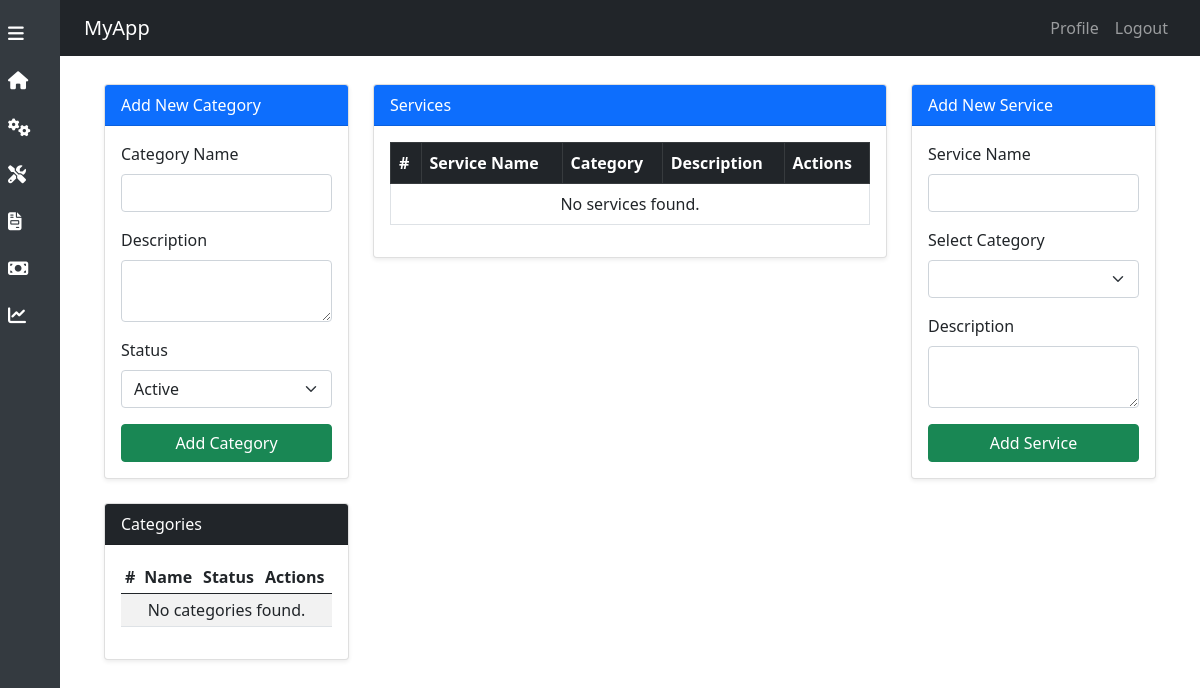
The app's page /service/service/, older data.
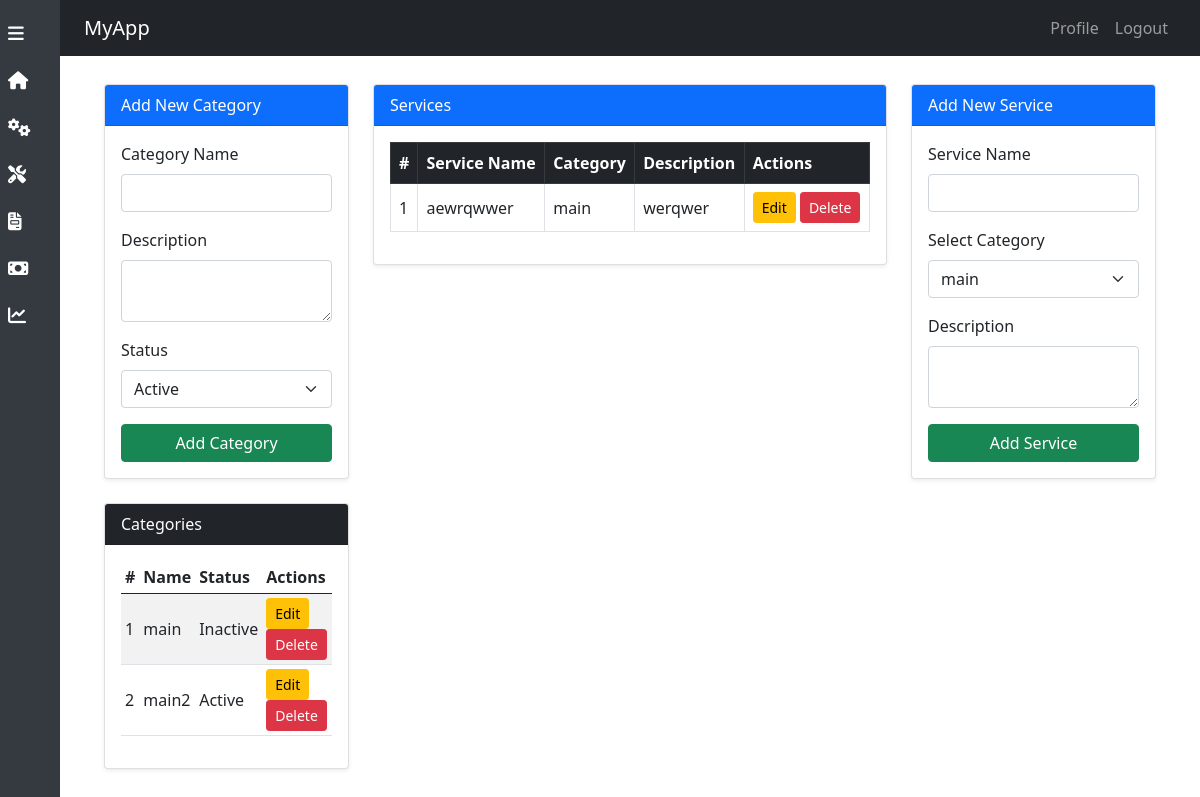
The same page, newer data.
### service/models.py (models this page shows, shortened)
class Category(models.Model):
    STATUS_CHOICES = [
        ('Active', 'Active'),
        ('Inactive', 'Inactive'),
    ]
    name = models.CharField(max_length=255, unique=True)
    description = models.TextField(blank=True, null=True)
    status = models.CharField(max_length=10, choices=STATUS_CHOICES, default='Active')

class Service(models.Model):
    name = models.CharField(max_length=255, unique=True)
    category = models.ForeignKey(Category, on_delete=models.CASCADE, related_name="services")
    description = models.TextField(blank=True, null=True)

### service/views.py (the view)
# urls.py: path('', include('dashboard.urls')),
def dashboard(request):
    categories = Category.objects.all()
    services = Service.objects.all()
    return render(request, 'service.html', {'categories': categories, 'services': services})

### service/templates/service.html (shortened to what this page needs)
{% extends 'base.html' %}
{% load static %}
{% block content %}
<div class="container-fluid mt-4">
  <div class="row">
    <div class="col-md-3">
      <div class="card shadow-sm mb-4">
        <div class="card-header bg-primary text-white">Add New Category</div>
        <div class="card-body">
          <form method="POST" action="{% url 'add_category' %}">
            <div class="mb-3">
              <label class="form-label">Category Name</label>
              <input type="text" name="category_name" class="form-control" required>
            </div>
            <div class="mb-3">
              <label class="form-label">Description</label>
              <textarea name="description" class="form-control" rows="2"></textarea>
            </div>
            <div class="mb-3">
              <label class="form-label">Status</label>
              <select name="status" class="form-select">
                <option value="Active">Active</option>
              </select>
            </div>
            <button type="submit" class="btn btn-success w-100">Add Category</button>
          </form>
        </div>
      </div>
      <div class="card shadow-sm">
        <div class="card-header bg-dark text-white">Categories</div>
        <div class="card-body table-responsive">
          <table class="table table-sm table-striped align-middle">
            <thead>
              <tr>
                <th>#</th>
                <th>Name</th>
                <th>Status</th>
                <th>Actions</th>
              </tr>
            </thead>
            <tbody>
              {% for category in categories %}
              <tr>
                <td>{{ forloop.counter }}</td>
                <td>{{ category.name }}</td>
                <td>{{ category.status }}</td>
                <td>
                  <button class="btn btn-warning btn-sm" data-bs-toggle="modal" data-bs-target="#editCategoryModal{{ category.id }}">
                    Edit
                  </button>
                  <a href="{% url 'delete_category' category.id %}" class="btn btn-danger btn-sm" onclick="return confirmDelete();">
                    Delete
                  </a>
                </td>
              </tr>
              {% empty %}
              <tr><td colspan="4" class="text-center">No categories found.</td></tr>
              {% endfor %}
            </tbody>
          </table>
        </div>
      </div>
    </div>
    <div class="col-md-6">
      <div class="card shadow-sm">
        <div class="card-header bg-primary text-white">Services</div>
        <div class="card-body table-responsive">
          <table class="table table-bordered align-middle">
            <thead class="table-dark">
              <tr>
                <th>#</th>
                <th>Service Name</th>
                <th>Category</th>
                <th>Description</th>
                <th>Actions</th>
              </tr>
            </thead>
            <tbody>
              {% for service in services %}
              <tr>
                <td>{{ forloop.counter }}</td>
                <td>{{ service.name }}</td>
                <td>{{ service.category.name }}</td>
                <td>{{ service.description }}</td>
                <td>
                  <button class="btn btn-warning btn-sm" data-bs-toggle="modal" data-bs-target="#editServiceModal{{ service.id }}">
                    Edit
                  </button>
                  <a href="{% url 'delete_service' service.id %}" class="btn btn-danger btn-sm" onclick="return confirmDelete();">
                    Delete
                  </a>
                </td>
              </tr>
              {% empty %}
              <tr><td colspan="5" class="text-center">No services found.</td></tr>
              {% endfor %}
            </tbody>
          </table>
        </div>
      </div>
    </div>
    <div class="col-md-3">
      <div class="card shadow-sm">
        <div class="card-header bg-primary text-white">Add New Service</div>
        <div class="card-body">
          <form method="POST" action="{% url 'add_service' %}">
            <div class="mb-3">
              <label class="form-label">Service Name</label>
              <input type="text" name="service_name" class="form-control" required>
            </div>
            <div class="mb-3">
              <label class="form-label">Select Category</label>
              <select name="category" class="form-select" required>
                {% for category in categories %}
                <option value="{{ category.id }}">{{ category.name }}</option>
                {% endfor %}
              </select>
            </div>
            <div class="mb-3">
              <label class="form-label">Description</label>
              <textarea name="description" class="form-control" rows="2"></textarea>
            </div>
            <button type="submit" class="btn btn-success w-100">Add Service</button>
          </form>
        </div>
      </div>
    </div>
  </div>
</div>
{% endblock %}

### templates/base.html (shortened to what this page needs)
{% load static %}
<!DOCTYPE html>
<html lang="en">
<head>
  <link rel="stylesheet" href="{% static 'css/style.css' %}?v={{ timestamp }}">
<link rel="stylesheet" href="https://cdnjs.cloudflare.com/ajax/libs/font-awesome/6.5.1/css/all.min.css">
<link rel="stylesheet" href="https://cdn.jsdelivr.net/npm/bootstrap@5.3.0/dist/css/bootstrap.min.css">
<link href="https://cdn.jsdelivr.net/npm/bootstrap@5.3.0/dist/css/bootstrap.min.css" rel="stylesheet">
<link href="https://cdn.jsdelivr.net/npm/bootstrap@5.3.0/dist/css/bootstrap.min.css" rel="stylesheet">
  <link href="https://cdn.jsdelivr.net/npm/bootstrap@5.3.0-alpha1/dist/css/bootstrap.min.css" rel="stylesheet">
<link href="https://cdn.jsdelivr.net/npm/bootstrap@5.0.2/dist/css/bootstrap.min.css" rel="stylesheet">
</head>
<body>
  <div id="sidebar">
    <div class="sidebar-icon" id="toggleSidebar">
      <i class="fas fa-bars"></i>
    </div>
    <a href="{% url 'dashboard' %}" class="sidebar-icon">
      <i class="fas fa-home"></i>
    </a>
    <a href="{% url 'company:company_list' %}" class="sidebar-icon">
      <i class="fas fa-cogs"></i>
    </a>
    <a href="{% url 'service' %}" class="sidebar-icon">
      <i class="fas fa-tools"></i>
    </a>
    <a href="{% url 'billing' %}" class="sidebar-icon">
      <i class="fas fa-file-invoice"></i>
    </a>
    <a href="#" class="sidebar-icon">
      <i class="fas fa-money-bill"></i>
    </a>
    <a href="#" class="sidebar-icon">
      <i class="fas fa-chart-line"></i>
    </a>
  </div>
  <nav class="navbar navbar-expand-lg navbar-dark bg-dark fixed-top">
    <div class="container-fluid">
      <a class="navbar-brand" href="#">MyApp</a>
      <div class="collapse navbar-collapse" id="navbarNav">
        <ul class="navbar-nav ms-auto">
          <li class="nav-item">
            <a class="nav-link" href="#">Profile</a>
          </li>
          <li class="nav-item">
            <a class="nav-link" href="#">Logout</a>
          </li>
        </ul>
      </div>
    </div>
  </nav>
  <div class="content">
{% block content %}{% endblock %}
  </div>
</body>
</html>

### finance_management/static/css/style.css (style rules this page uses)
#sidebar { height: 100vh; position: fixed; top: 0; left: 0; width: 60px; background-color: #343a40; padding-top: 20px; transition: width 0.3s ease-in-out; overflow: hidden; }
.sidebar-icon { font-size: 24px; color: white; display: block; padding-left: 0.5rem; font-size: large; text-align: left; margin-bottom: 20px; transition: 0.3s; }
.navbar { margin-left: 60px; transition: margin-left 0.3s ease-in-out; }
.content { margin-left: 60px; margin-top: 2.5rem; height: 100vh; padding: 20px; transition: margin-left 0.3s ease-in-out; }

Row changes from the older to the newer data that the page shows:
added Category: name "main", status "Inactive"
added Category: name "main2", status "Active"
added Service: name "aewrqwwer", category.name "main", description "werqwer"
Text that changed along with them:
form field category: (not shown) → "main"
text no longer shown: "No categories found. No services found."
